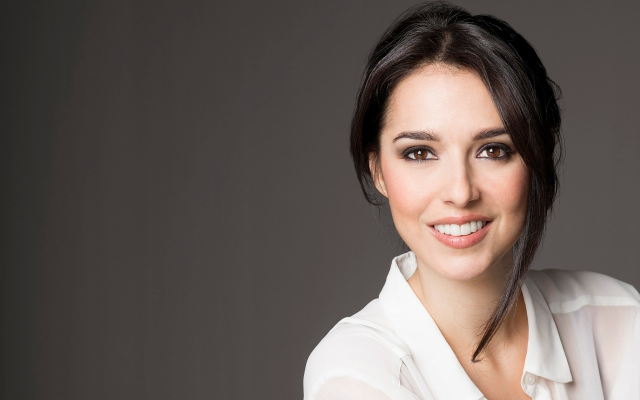
//> input picture SmileFaceDetector/SmileFaceDetector/img2.jpg, 1280 x 800 px (shown at 1/2 size)
$ ./main   (built with g++ and OpenCV 4)
//> lines starting //> are read from the running program, lines starting //| are printed output that depends on the picture; after the words box and inside, x2 and y2 are one past the last pixel; in counts of white or black regions, pixels touching at a corner belong together
//> further down, testImage is the input picture: 800 rows x 1280 cols, CV_8UC3; mean B, G, R 86.7, 91.6, 101.5
### SmileFaceDetector/SmileFaceDetector/SmileDetector.h
#pragma once
#include<opencv2/opencv.hpp>
#include <string>


const std::string defaultFaceCascadePath = std::string("data/haarcascades/haarcascade_frontalface_alt.xml");
const std::string defaultSmileCascadePath = std::string("data/haarcascades/haarcascade_smile.xml");
const std::string defaultEyesCascadePath = std::string("data/haarcascades/haarcascade_eye.xml");

class SmileDetector
{
public:
	SmileDetector(const cv::Mat& image, const std::string&faceCascadePath= defaultFaceCascadePath,
		const std::string&smileCascadePath = defaultSmileCascadePath,
		const std::string&eyesCascadePath = defaultEyesCascadePath);
	~SmileDetector();

	void drawFaceOutline();
	void detectSmile(cv::Mat& img);
	void detectFaceAndEyes(cv::Mat & img);
private:

	cv::Mat mImage;
	cv::CascadeClassifier mFaceCascade, mSmileCascade, mEyesCascade;
};

### SmileFaceDetector/SmileFaceDetector/stdafx.h
// stdafx.h : include file for standard system include files,
// or project specific include files that are used frequently, but
// are changed infrequently
//

#pragma once

#include "targetver.h"

#include <stdio.h>
#include <tchar.h>


// TODO: reference additional headers your program requires here

### SmileFaceDetector/SmileFaceDetector/SmileDetector.cpp
#include "stdafx.h"
#include "SmileDetector.h"
#include <stdexcept>      // std::invalid_argument
#include <vector>


SmileDetector::SmileDetector(const cv::Mat & image, const std::string & faceCascadePath, const std::string & smileCascadePath, const std::string & eyesCascadePath):mImage(image)
{
	if (!mFaceCascade.load(faceCascadePath)) {
		throw std::invalid_argument("Could not load face cascade");
	}
	if (!mSmileCascade.load(smileCascadePath)) {
		throw std::invalid_argument("Could not load smile cascade");
	}
	if (!mEyesCascade.load(eyesCascadePath)) {
		throw std::invalid_argument("Could not load eyes cascade");
	}
}

SmileDetector::~SmileDetector()
{
}

// [35 lines left out: function drawFaceOutline, not called in this run]

void SmileDetector::detectSmile(cv::Mat & img)
{
	std::vector<cv::Rect> faces, faces2;
	const static cv::Scalar colors[] =
	{
		cv::Scalar(255,0,0),
		cv::Scalar(255,128,0),
		cv::Scalar(255,255,0),
		cv::Scalar(0,255,0),
		cv::Scalar(0,128,255),
		cv::Scalar(0,255,255),
		cv::Scalar(0,0,255),
		cv::Scalar(255,0,255)
	};
	cv::Mat gray, smallImg;
	cv::cvtColor(img, gray, cv::COLOR_BGR2GRAY);
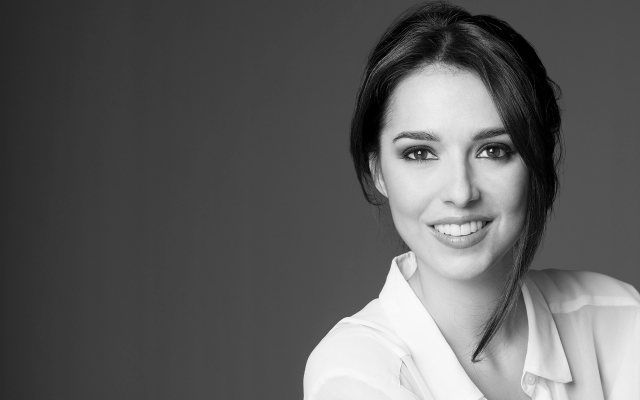
//> gray: 800 rows x 1280 cols, CV_8UC1 (shown at 1/2 size); min 0, max 254, mean 93.9
	double scale = 1;
	double fx = 1 / scale;
	cv::resize(gray, smallImg, cv::Size(), fx, fx, cv::INTER_LINEAR);
	cv::equalizeHist(smallImg, smallImg);
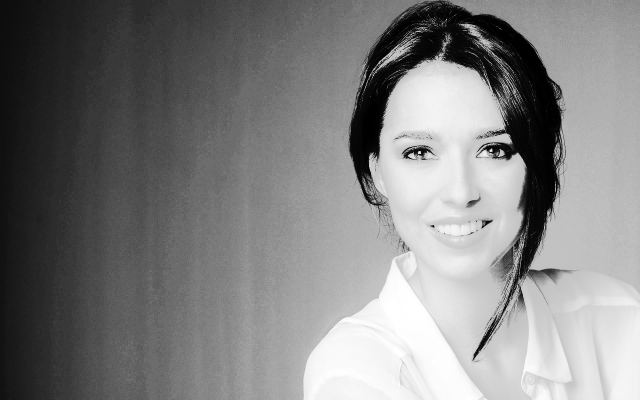
//> smallImg: 800 rows x 1280 cols, CV_8UC1 (shown at 1/2 size); min 0, max 255, mean 128.6
	//detect face
	mFaceCascade.detectMultiScale(smallImg, faces, 1.1, 2, 0 | CV_HAAR_SCALE_IMAGE, cv::Size(30, 30));
//> faces = 1 Rect (x, y, width, height): [732, 163, 364, 364]
	for (size_t i = 0; i < faces.size(); i++)
	{
		cv::Rect r = faces[i];
		cv::Mat smallImgROI;
		std::vector<cv::Rect> nestedObjects;
		cv::Point center;
		cv::Scalar color = colors[i % 8];
		int radius;

		double aspect_ratio = (double)r.width / r.height;
		if (0.75 < aspect_ratio && aspect_ratio < 1.3)
		{
			center.x = cvRound((r.x + r.width*0.5)*scale);
			center.y = cvRound((r.y + r.height*0.5)*scale);
			radius = cvRound((r.width + r.height)*0.25*scale);
			circle(img, center, radius, color, 3, 8, 0);
		}
		else
			rectangle(img, cvPoint(cvRound(r.x*scale), cvRound(r.y*scale)),
				cvPoint(cvRound((r.x + r.width - 1)*scale), cvRound((r.y + r.height - 1)*scale)),
				color, 3, 8, 0);

		const int half_height = cvRound((float)r.height / 2);
		r.y = r.y + half_height;
		r.height = half_height - 1;
		smallImgROI = smallImg(r);
		mSmileCascade.detectMultiScale(smallImgROI, nestedObjects,1.1, 0, 0| cv::CASCADE_SCALE_IMAGE,cv::Size(30, 30));

		// The number of detected neighbors depends on image size (and also illumination, etc.). The
		// following steps use a floating minimum and maximum of neighbors. Intensity thus estimated will be
		//accurate only after a first smile has been displayed by the user.
		const int smile_neighbors = (int)nestedObjects.size();
		static int max_neighbors = -1;
		static int min_neighbors = -1;
		if (min_neighbors == -1) min_neighbors = smile_neighbors;
		max_neighbors = MAX(max_neighbors, smile_neighbors);

		// Draw rectangle on the left side of the image reflecting smile intensity
		float intensityZeroOne = ((float)smile_neighbors - min_neighbors) / (max_neighbors - min_neighbors + 1);
		int rect_height = cvRound((float)img.rows * intensityZeroOne);
		cv::Scalar col = cv::Scalar((float)255 * intensityZeroOne, 0, 0);
		cv::rectangle(img, cvPoint(0, img.rows), cvPoint(img.cols / 10, img.rows - rect_height), col, -1);
	}
//> this loop made 1 pass
//> (aspect_ratio, radius, half_height, smile_neighbors, min_neighbors, max_neighbors, intensityZeroOne) on pass 1: (1, 182, 182, 481, 481, 481, 0)
//> pass 1, in detectSmile, `smallImgROI = smallImg(r);`:
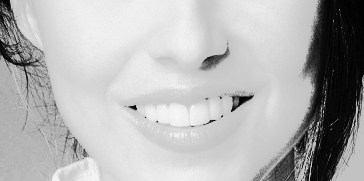
//> smallImgROI: 181 rows x 364 cols, CV_8UC1; min 1, max 250, mean 179.5
//> after the loop:
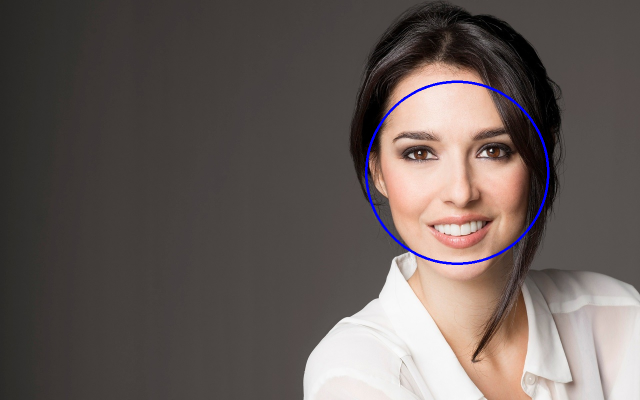
//> img: 800 rows x 1280 cols, CV_8UC3 (shown at 1/2 size); 0.55% of pixels changed, all inside (x1, y1, x2, y2) = (730, 161, 1099, 530)
}


// [32 lines left out: function detectFaceAndEyes, not called in this run]

### SmileFaceDetector/SmileFaceDetector/main.cpp
// main.cpp : Defines the entry point for the console application.
//

#include "stdafx.h"
#include "SmileDetector.h"
#include<iostream>
#include<string>

///////////////////////////////////////////////////////////////////////////////////////////////////
int main() {

	cv::Mat testImage;
	cv::waitKey(0);
	const std::string testImgName("img2.jpg");
	testImage = cv::imread(testImgName);
	if (testImage.empty()) {
		std::cout << "error: cannot found  file\n\n";
		cv::waitKey(0);
		return -1;
	}

	try {
		SmileDetector smileFaceDetector(testImage);
		//declare main window
		smileFaceDetector.detectSmile(testImage);
		//smileFaceDetector.detectFaceAndEyes(testImage);
		cv::namedWindow("testImage", CV_WINDOW_AUTOSIZE);
		cv::imshow("testImage", testImage);		// show windows
	}
	catch (const std::invalid_argument& ex) {
		std::cerr << "[ERROR]: " << ex.what() << '\n';
		return -1;
	}

	cv::waitKey(0);
	return 0;
}

$ run again, with SmileFaceDetector/SmileFaceDetector/img3.jpg copied over SmileFaceDetector/SmileFaceDetector/img2.jpg
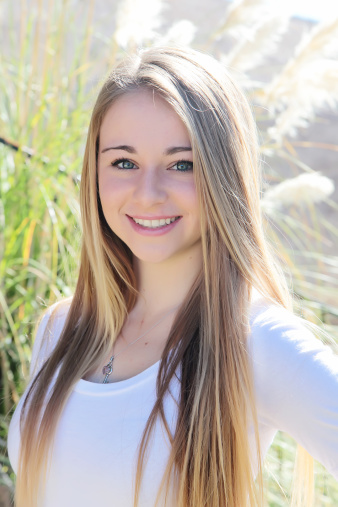
//> input picture SmileFaceDetector/SmileFaceDetector/img3.jpg, 338 x 507 px
//> testImage is the input picture: 507 rows x 338 cols, CV_8UC3; mean B, G, R 171, 183.7, 193
//> faces = 1 Rect (x, y, width, height): [79, 112, 146, 146]
//> the loop in detectSmile, `for (size_t i = 0; i < faces.size(); i++)` made 1 pass
//> (aspect_ratio, radius, half_height, smile_neighbors, min_neighbors, max_neighbors, intensityZeroOne) on pass 1: (1, 73, 73, 224, 224, 224, 0)
//> pass 1, in detectSmile, `smallImgROI = smallImg(r);`:
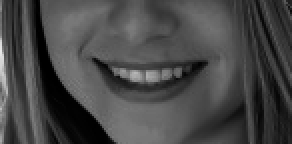
//> smallImgROI: 72 rows x 146 cols, CV_8UC1 (shown 2 times larger); min 0, max 232, mean 71.6
//> after the loop in detectSmile, `for (size_t i = 0; i < faces.size(); i++)`:
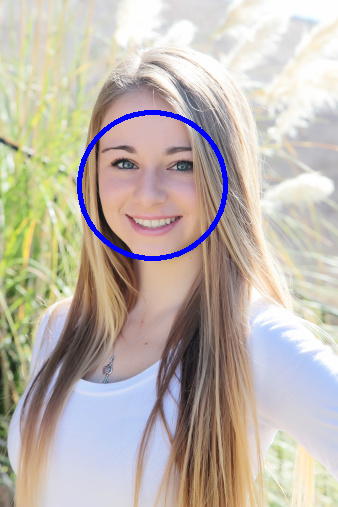
//> img: 507 rows x 338 cols, CV_8UC3; 1.34% of pixels changed, all inside (x1, y1, x2, y2) = (77, 110, 228, 261)
